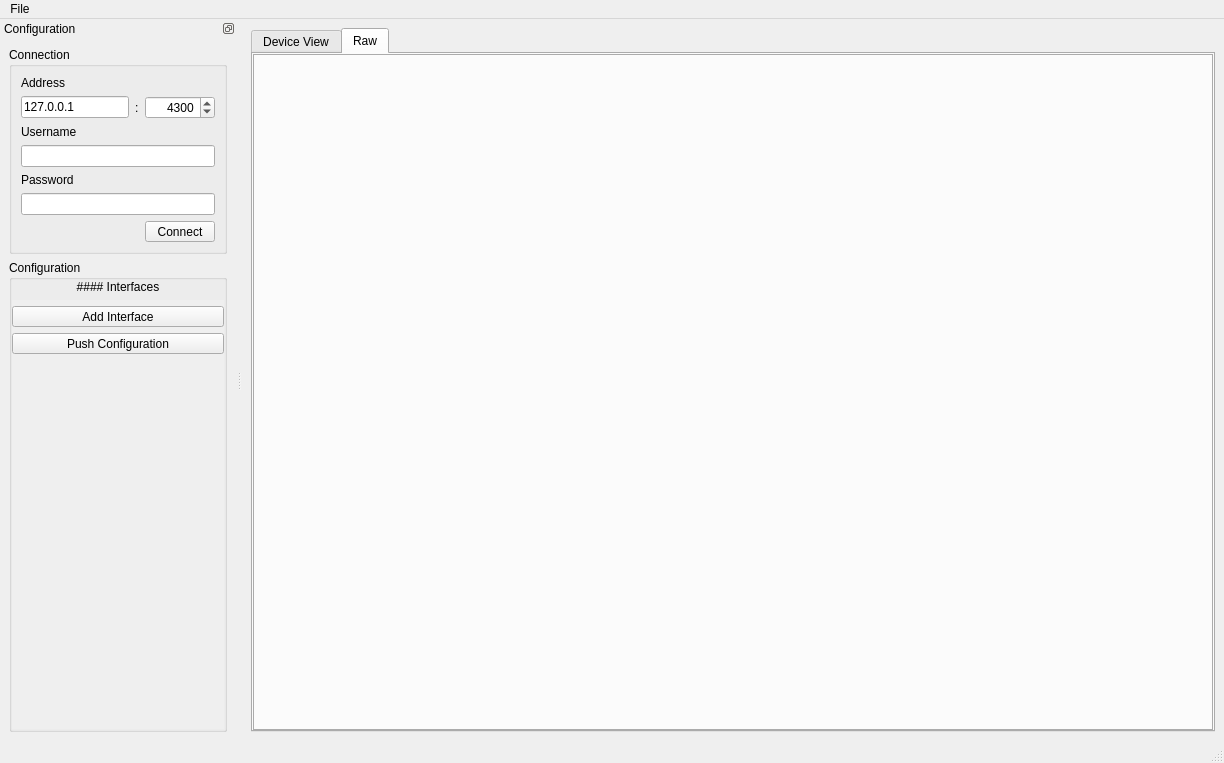
<?xml version="1.0" encoding="UTF-8"?>
<ui version="4.0">
 <class>MainWindow</class>
 <widget class="QMainWindow" name="MainWindow">
  <property name="geometry">
   <rect>
    <x>0</x>
    <y>0</y>
    <width>1224</width>
    <height>763</height>
   </rect>
  </property>
  <property name="windowTitle">
   <string>MainWindow</string>
  </property>
  <widget class="QWidget" name="centralwidget">
   <layout class="QGridLayout" name="gridLayout">
    <item row="0" column="0">
     <widget class="QTabWidget" name="tabWidget">
      <property name="currentIndex">
       <number>1</number>
      </property>
      <widget class="QWidget" name="tab">
       <attribute name="title">
        <string>Device View</string>
       </attribute>
      </widget>
      <widget class="QWidget" name="tab_2">
       <attribute name="title">
        <string>Raw</string>
       </attribute>
       <layout class="QGridLayout" name="gridLayout_5">
        <property name="leftMargin">
         <number>0</number>
        </property>
        <property name="topMargin">
         <number>0</number>
        </property>
        <property name="rightMargin">
         <number>0</number>
        </property>
        <property name="bottomMargin">
         <number>0</number>
        </property>
        <property name="spacing">
         <number>0</number>
        </property>
        <item row="0" column="0">
         <widget class="QTabWidget" name="universetabwidget">
          <property name="tabPosition">
           <enum>QTabWidget::South</enum>
          </property>
          <property name="currentIndex">
           <number>-1</number>
          </property>
         </widget>
        </item>
       </layout>
      </widget>
     </widget>
    </item>
   </layout>
  </widget>
  <widget class="QMenuBar" name="menubar">
   <property name="geometry">
    <rect>
     <x>0</x>
     <y>0</y>
     <width>1224</width>
     <height>21</height>
    </rect>
   </property>
   <widget class="QMenu" name="menuFile">
    <property name="title">
     <string>File</string>
    </property>
    <widget class="QMenu" name="menuExport">
     <property name="title">
      <string>Export</string>
     </property>
     <addaction name="actionDMXFrameBin"/>
    </widget>
    <widget class="QMenu" name="menuImport">
     <property name="title">
      <string>Import</string>
     </property>
     <addaction name="action_import_DMXFrameBinary"/>
    </widget>
    <addaction name="menuExport"/>
    <addaction name="menuImport"/>
   </widget>
   <addaction name="menuFile"/>
  </widget>
  <widget class="QStatusBar" name="statusbar"/>
  <widget class="QDockWidget" name="configuration_dock">
   <property name="features">
    <set>QDockWidget::DockWidgetFloatable|QDockWidget::DockWidgetMovable</set>
   </property>
   <property name="windowTitle">
    <string>Configuration</string>
   </property>
   <attribute name="dockWidgetArea">
    <number>1</number>
   </attribute>
   <widget class="QWidget" name="dockWidgetContents">
    <layout class="QGridLayout" name="gridLayout_2">
     <item row="2" column="0">
      <widget class="QGroupBox" name="groupBox_2">
       <property name="title">
        <string>Configuration</string>
       </property>
       <layout class="QGridLayout" name="gridLayout_4">
        <property name="leftMargin">
         <number>0</number>
        </property>
        <property name="topMargin">
         <number>0</number>
        </property>
        <property name="rightMargin">
         <number>0</number>
        </property>
        <property name="bottomMargin">
         <number>0</number>
        </property>
        <item row="0" column="0">
         <widget class="QLabel" name="label_5">
          <property name="text">
           <string>#### Interfaces</string>
          </property>
          <property name="textFormat">
           <enum>Qt::MarkdownText</enum>
          </property>
          <property name="alignment">
           <set>Qt::AlignCenter</set>
          </property>
         </widget>
        </item>
        <item row="1" column="0">
         <widget class="QScrollArea" name="scrollArea">
          <property name="frameShape">
           <enum>QFrame::NoFrame</enum>
          </property>
          <property name="widgetResizable">
           <bool>true</bool>
          </property>
          <widget class="QWidget" name="scrollAreaWidgetContents">
           <property name="geometry">
            <rect>
             <x>0</x>
             <y>0</y>
             <width>237</width>
             <height>455</height>
            </rect>
           </property>
           <layout class="QGridLayout" name="gridLayout_7">
            <property name="leftMargin">
             <number>0</number>
            </property>
            <property name="topMargin">
             <number>0</number>
            </property>
            <property name="rightMargin">
             <number>0</number>
            </property>
            <property name="bottomMargin">
             <number>0</number>
            </property>
            <item row="0" column="0">
             <widget class="QWidget" name="interface_container" native="true">
              <layout class="QVBoxLayout" name="verticalLayout">
               <property name="leftMargin">
                <number>0</number>
               </property>
               <property name="topMargin">
                <number>0</number>
               </property>
               <property name="rightMargin">
                <number>0</number>
               </property>
               <property name="bottomMargin">
                <number>0</number>
               </property>
              </layout>
             </widget>
            </item>
            <item row="3" column="0">
             <spacer name="verticalSpacer">
              <property name="orientation">
               <enum>Qt::Vertical</enum>
              </property>
              <property name="sizeHint" stdset="0">
               <size>
                <width>20</width>
                <height>40</height>
               </size>
              </property>
             </spacer>
            </item>
            <item row="1" column="0">
             <widget class="QToolButton" name="add_interface_button">
              <property name="sizePolicy">
               <sizepolicy hsizetype="Preferred" vsizetype="Fixed">
                <horstretch>0</horstretch>
                <verstretch>0</verstretch>
               </sizepolicy>
              </property>
              <property name="text">
               <string>Add Interface</string>
              </property>
             </widget>
            </item>
            <item row="2" column="0">
             <widget class="QToolButton" name="push_interface_configuration_button">
              <property name="sizePolicy">
               <sizepolicy hsizetype="Preferred" vsizetype="Fixed">
                <horstretch>0</horstretch>
                <verstretch>0</verstretch>
               </sizepolicy>
              </property>
              <property name="text">
               <string>Push Configuration</string>
              </property>
             </widget>
            </item>
           </layout>
          </widget>
         </widget>
        </item>
       </layout>
      </widget>
     </item>
     <item row="1" column="0">
      <widget class="QGroupBox" name="groupBox">
       <property name="title">
        <string>Connection</string>
       </property>
       <layout class="QGridLayout" name="gridLayout_3">
        <item row="1" column="1">
         <widget class="QLabel" name="label">
          <property name="text">
           <string>:</string>
          </property>
         </widget>
        </item>
        <item row="0" column="0" colspan="3">
         <widget class="QLabel" name="label_2">
          <property name="text">
           <string>Address</string>
          </property>
         </widget>
        </item>
        <item row="2" column="0">
         <widget class="QLabel" name="label_3">
          <property name="text">
           <string>Username</string>
          </property>
         </widget>
        </item>
        <item row="3" column="0" colspan="3">
         <widget class="QLineEdit" name="connection_username"/>
        </item>
        <item row="4" column="0">
         <widget class="QLabel" name="label_4">
          <property name="text">
           <string>Password</string>
          </property>
         </widget>
        </item>
        <item row="1" column="0">
         <widget class="QLineEdit" name="connection_address">
          <property name="text">
           <string>127.0.0.1</string>
          </property>
         </widget>
        </item>
        <item row="1" column="2">
         <widget class="QSpinBox" name="connection_port">
          <property name="minimumSize">
           <size>
            <width>70</width>
            <height>0</height>
           </size>
          </property>
          <property name="alignment">
           <set>Qt::AlignRight|Qt::AlignTrailing|Qt::AlignVCenter</set>
          </property>
          <property name="minimum">
           <number>1</number>
          </property>
          <property name="maximum">
           <number>65535</number>
          </property>
          <property name="value">
           <number>4300</number>
          </property>
         </widget>
        </item>
        <item row="5" column="0" colspan="3">
         <widget class="QLineEdit" name="connection_password">
          <property name="echoMode">
           <enum>QLineEdit::PasswordEchoOnEdit</enum>
          </property>
         </widget>
        </item>
        <item row="6" column="2">
         <widget class="QToolButton" name="client_connect_button">
          <property name="sizePolicy">
           <sizepolicy hsizetype="Preferred" vsizetype="Preferred">
            <horstretch>0</horstretch>
            <verstretch>0</verstretch>
           </sizepolicy>
          </property>
          <property name="text">
           <string>Connect</string>
          </property>
         </widget>
        </item>
       </layout>
      </widget>
     </item>
    </layout>
   </widget>
  </widget>
  <action name="actionDMXFrameBin">
   <property name="text">
    <string>DMXFrame (Binary)</string>
   </property>
  </action>
  <action name="action_import_DMXFrameBinary">
   <property name="text">
    <string>DMXFrame (Binary)</string>
   </property>
  </action>
 </widget>
 <resources/>
 <connections/>
</ui>
